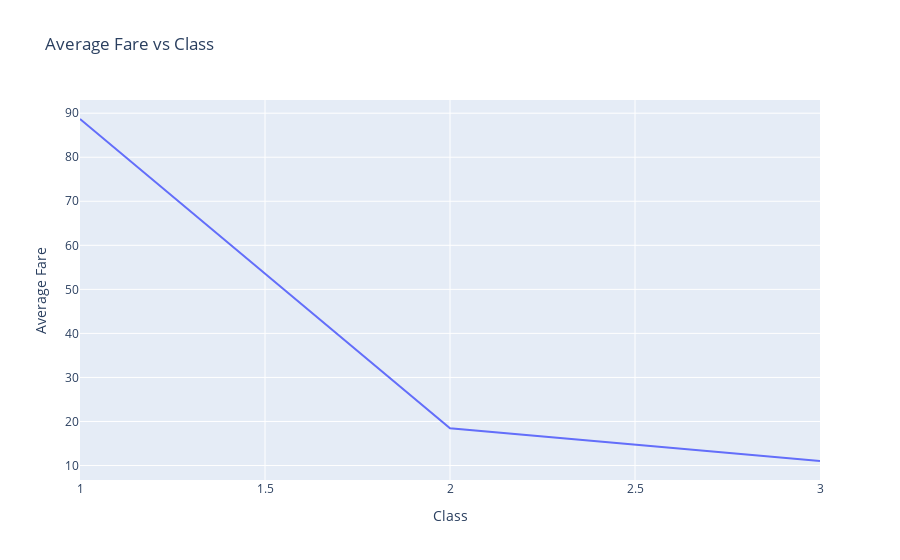

The cell this chart's notebook holds for it:
### Code cell
### Quiz5
pclassFareAverage = df.groupby('Pclass').mean()
fig = px.line(pclassFareAverage,
              x=pclassFareAverage.index,
              y='Fare',
              labels={'x':'Class', 'Fare':'Average Fare'},
              title = 'Average Fare vs Class')
fig.show()

### Figure 1 — Plotly figure (JSON) as saved in the notebook; plotly's stock layout.template omitted (floating-point values rounded to 4 significant figures)
{"data": [{"hoverlabel": {"namelength": 0}, "hovertemplate": "Class=%{x}<br>Average Fare=%{y}", "legendgroup": "", "line": {"color": "#636efa", "dash": "solid"}, "mode": "lines", "name": "", "showlegend": false, "type": "scatter", "x": [1, 2, 3], "xaxis": "x", "y": [88.68, 18.44, 11.03], "yaxis": "y"}], "layout": {"legend": {"tracegroupgap": 0}, "title": {"text": "Average Fare vs Class"}, "xaxis": {"anchor": "y", "domain": [0, 1], "title": {"text": "Class"}}, "yaxis": {"anchor": "x", "domain": [0, 1], "title": {"text": "Average Fare"}}}}
